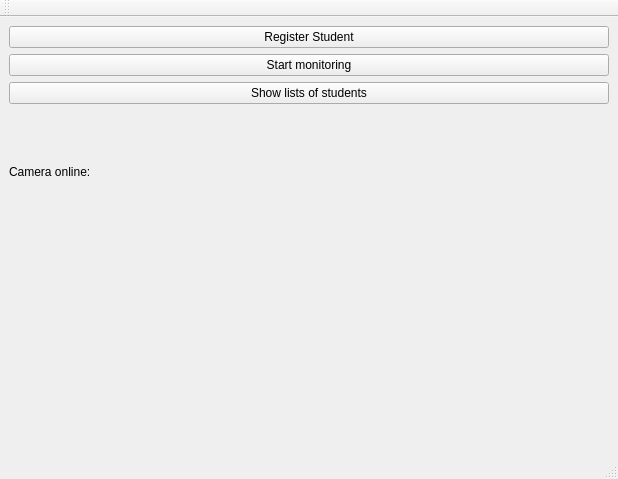
<?xml version="1.0" encoding="UTF-8"?>
<ui version="4.0">
 <class>MainWindow</class>
 <widget class="QMainWindow" name="MainWindow">
  <property name="geometry">
   <rect>
    <x>0</x>
    <y>0</y>
    <width>618</width>
    <height>479</height>
   </rect>
  </property>
  <property name="windowTitle">
   <string>MainWindow</string>
  </property>
  <widget class="QWidget" name="centralwidget">
   <layout class="QGridLayout" name="gridLayout">
    <item row="0" column="0">
     <layout class="QVBoxLayout" name="verticalLayout_2">
      <item>
       <layout class="QVBoxLayout" name="verticalLayout">
        <item>
         <widget class="QPushButton" name="registeButton">
          <property name="text">
           <string>Register Student</string>
          </property>
         </widget>
        </item>
        <item>
         <widget class="QPushButton" name="monitoringButton">
          <property name="text">
           <string>Start monitoring</string>
          </property>
         </widget>
        </item>
        <item>
         <widget class="QPushButton" name="listButton">
          <property name="text">
           <string>Show lists of students</string>
          </property>
         </widget>
        </item>
        <item>
         <widget class="QLabel" name="cameraOnlineLabel">
          <property name="text">
           <string>Camera online:</string>
          </property>
         </widget>
        </item>
       </layout>
      </item>
      <item>
       <widget class="QWidget" name="video" native="true"/>
      </item>
     </layout>
    </item>
   </layout>
  </widget>
  <widget class="QMenuBar" name="menubar">
   <property name="geometry">
    <rect>
     <x>0</x>
     <y>0</y>
     <width>618</width>
     <height>22</height>
    </rect>
   </property>
  </widget>
  <widget class="QStatusBar" name="statusbar"/>
  <widget class="QToolBar" name="toolBar">
   <property name="windowTitle">
    <string>toolBar</string>
   </property>
   <attribute name="toolBarArea">
    <enum>TopToolBarArea</enum>
   </attribute>
   <attribute name="toolBarBreak">
    <bool>false</bool>
   </attribute>
  </widget>
 </widget>
 <resources/>
 <connections/>
</ui>
